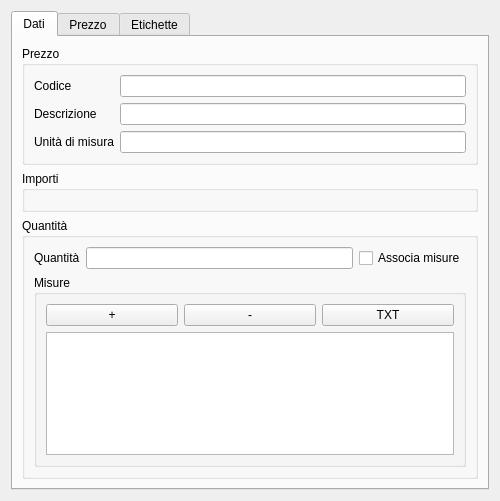
<?xml version="1.0" encoding="UTF-8"?>
<ui version="4.0">
 <class>BillItemGUI</class>
 <widget class="QWidget" name="BillItemGUI">
  <property name="geometry">
   <rect>
    <x>0</x>
    <y>0</y>
    <width>500</width>
    <height>501</height>
   </rect>
  </property>
  <property name="windowTitle">
   <string>Dati voce di computo con misure</string>
  </property>
  <layout class="QGridLayout" name="gridLayout_3">
   <item row="0" column="0">
    <widget class="QTabWidget" name="tabWidget">
     <property name="currentIndex">
      <number>0</number>
     </property>
     <widget class="QWidget" name="dataTab">
      <attribute name="title">
       <string>Dati</string>
      </attribute>
      <layout class="QGridLayout" name="dataTabLayout">
       <item row="0" column="0">
        <widget class="QGroupBox" name="priceGroupBox">
         <property name="title">
          <string>Prezzo</string>
         </property>
         <layout class="QGridLayout" name="priceDataLayout">
          <item row="0" column="1">
           <widget class="QLineEdit" name="priceCodeLineEdit">
            <property name="readOnly">
             <bool>true</bool>
            </property>
           </widget>
          </item>
          <item row="2" column="0">
           <widget class="QLabel" name="priceUnitMeasureLabel">
            <property name="text">
             <string>Unità di misura</string>
            </property>
           </widget>
          </item>
          <item row="1" column="1">
           <widget class="QLineEdit" name="priceShortDescLineEdit">
            <property name="readOnly">
             <bool>true</bool>
            </property>
           </widget>
          </item>
          <item row="0" column="0">
           <widget class="QLabel" name="priceCodeLabel">
            <property name="text">
             <string>Codice</string>
            </property>
           </widget>
          </item>
          <item row="1" column="0">
           <widget class="QLabel" name="priceShortDescLabel">
            <property name="text">
             <string>Descrizione</string>
            </property>
           </widget>
          </item>
          <item row="2" column="1">
           <widget class="QLineEdit" name="priceUnitMeasureLineEdit">
            <property name="readOnly">
             <bool>true</bool>
            </property>
           </widget>
          </item>
         </layout>
        </widget>
       </item>
       <item row="1" column="0">
        <widget class="QGroupBox" name="amountsGroupBox">
         <property name="title">
          <string>Importi</string>
         </property>
         <layout class="QGridLayout" name="amountsDataLayout"/>
        </widget>
       </item>
       <item row="2" column="0">
        <widget class="QGroupBox" name="valueDataGroupBox">
         <property name="title">
          <string>Quantità</string>
         </property>
         <layout class="QGridLayout" name="valueDataLayout">
          <item row="0" column="1">
           <widget class="QLabel" name="quantityLabel">
            <property name="text">
             <string>Quantità</string>
            </property>
           </widget>
          </item>
          <item row="0" column="2">
           <widget class="QLineEdit" name="quantityLineEdit">
            <property name="alignment">
             <set>Qt::AlignRight|Qt::AlignTrailing|Qt::AlignVCenter</set>
            </property>
           </widget>
          </item>
          <item row="0" column="3">
           <widget class="QCheckBox" name="associateLinesCheckBox">
            <property name="text">
             <string>Associa misure</string>
            </property>
           </widget>
          </item>
          <item row="1" column="1" colspan="3">
           <widget class="QGroupBox" name="billItemLinesGroupBox">
            <property name="sizePolicy">
             <sizepolicy hsizetype="Preferred" vsizetype="Expanding">
              <horstretch>0</horstretch>
              <verstretch>0</verstretch>
             </sizepolicy>
            </property>
            <property name="title">
             <string>Misure</string>
            </property>
            <layout class="QGridLayout" name="gridLayout_6">
             <item row="0" column="0">
              <widget class="QPushButton" name="addBillItemLinePushButton">
               <property name="text">
                <string>+</string>
               </property>
              </widget>
             </item>
             <item row="0" column="1">
              <widget class="QPushButton" name="delBillItemLinePushButton">
               <property name="text">
                <string>-</string>
               </property>
              </widget>
             </item>
             <item row="0" column="2">
              <widget class="QPushButton" name="importBillItemMeasuresTXTPushButton">
               <property name="text">
                <string>TXT</string>
               </property>
              </widget>
             </item>
             <item row="1" column="0" colspan="3">
              <widget class="QTableView" name="billItemLinesTableView"/>
             </item>
            </layout>
           </widget>
          </item>
         </layout>
        </widget>
       </item>
      </layout>
     </widget>
     <widget class="QWidget" name="priceTab">
      <attribute name="title">
       <string>Prezzo</string>
      </attribute>
      <layout class="QGridLayout" name="gridLayout_5"/>
     </widget>
     <widget class="QWidget" name="attributeTab">
      <attribute name="title">
       <string>Etichette</string>
      </attribute>
      <layout class="QGridLayout" name="gridLayout_4">
       <item row="1" column="0">
        <widget class="QPushButton" name="addAttributePushButton">
         <property name="text">
          <string>+</string>
         </property>
        </widget>
       </item>
       <item row="1" column="1">
        <widget class="QPushButton" name="removeAttributePushButton">
         <property name="text">
          <string>-</string>
         </property>
        </widget>
       </item>
       <item row="0" column="0" colspan="2">
        <widget class="QTableView" name="attributeTableView"/>
       </item>
      </layout>
     </widget>
    </widget>
   </item>
  </layout>
 </widget>
 <resources/>
 <connections/>
</ui>
